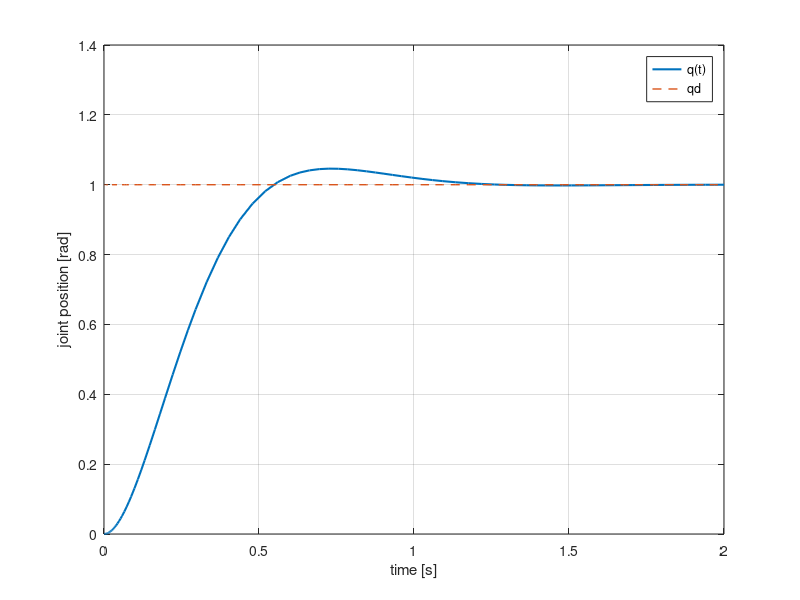

Here is the MATLAB script that generated this plot:

function joint_pd_demo()
    J = 0.5;
    b = 0.05;
    qd = 1.0;

    zeta = 0.7;
    omega_n = 6.0;
    Kp = J * omega_n^2;
    Kd = 2 * J * zeta * omega_n - b;

    x0 = [0.0; 0.0];  % [q; dq]
    tspan = [0 2];
    [t, x] = ode45(@(t, x) dynamics_pd(t, x, qd, J, b, Kp, Kd), tspan, x0);

    q = x(:, 1);
    figure;
    plot(t, q, "LineWidth", 1.5); hold on;
    plot(t, qd * ones(size(t)), "--", "LineWidth", 1.0);
    xlabel("time [s]");
    ylabel("joint position [rad]");
    legend("q(t)", "qd");
    grid on;
end

function dx = dynamics_pd(t, x, qd, J, b, Kp, Kd)
    q = x(1);
    dq = x(2);

    e = qd - q;
    de = -dq; % since qd is constant

    tau = Kp * e + Kd * de;

    ddq = (tau - b * dq) / J;
    dx = [dq; ddq];
end
